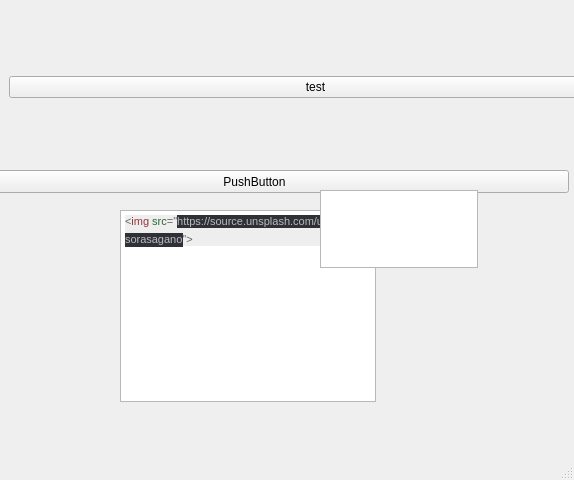
<?xml version="1.0" encoding="UTF-8"?>
<ui version="4.0">
 <class>MainWindow</class>
 <widget class="QMainWindow" name="MainWindow">
  <property name="geometry">
   <rect>
    <x>0</x>
    <y>0</y>
    <width>574</width>
    <height>480</height>
   </rect>
  </property>
  <property name="windowTitle">
   <string>MainWindow</string>
  </property>
  <widget class="QWidget" name="centralwidget">
   <widget class="QWidget" name="verticalLayoutWidget">
    <property name="geometry">
     <rect>
      <x>140</x>
      <y>200</y>
      <width>160</width>
      <height>80</height>
     </rect>
    </property>
    <layout class="QVBoxLayout" name="verticalLayout"/>
   </widget>
   <widget class="QFrame" name="verticalFrame_2">
    <property name="geometry">
     <rect>
      <x>0</x>
      <y>60</y>
      <width>631</width>
      <height>54</height>
     </rect>
    </property>
    <layout class="QVBoxLayout" name="verticalLayout_2">
     <item>
      <widget class="QPushButton" name="pushButton">
       <property name="text">
        <string>test</string>
       </property>
      </widget>
     </item>
    </layout>
   </widget>
   <widget class="QPushButton" name="pushButton_2">
    <property name="geometry">
     <rect>
      <x>-60</x>
      <y>170</y>
      <width>629</width>
      <height>23</height>
     </rect>
    </property>
    <property name="text">
     <string>PushButton</string>
    </property>
   </widget>
   <widget class="QTextBrowser" name="textBrowser">
    <property name="geometry">
     <rect>
      <x>320</x>
      <y>190</y>
      <width>158</width>
      <height>78</height>
     </rect>
    </property>
   </widget>
   <widget class="QTextBrowser" name="textBrowser_2">
    <property name="geometry">
     <rect>
      <x>120</x>
      <y>210</y>
      <width>256</width>
      <height>192</height>
     </rect>
    </property>
    <property name="html">
     <string>&lt;!DOCTYPE HTML PUBLIC &quot;-//W3C//DTD HTML 4.0//EN&quot; &quot;http://www.w3.org/TR/REC-html40/strict.dtd&quot;&gt;
&lt;html&gt;&lt;head&gt;&lt;meta name=&quot;qrichtext&quot; content=&quot;1&quot; /&gt;&lt;style type=&quot;text/css&quot;&gt;
p, li { white-space: pre-wrap; }
&lt;/style&gt;&lt;/head&gt;&lt;body style=&quot; font-family:'MS Shell Dlg 2'; font-size:8.25pt; font-weight:400; font-style:normal;&quot;&gt;
&lt;p style=&quot; margin-top:0px; margin-bottom:24px; margin-left:0px; margin-right:0px; -qt-block-indent:0; text-indent:0px; line-height:140%; background-color:#eeeeee;&quot;&gt;&lt;span style=&quot; font-family:'consolas','Liberation Mono','courier','monospace'; font-size:8pt; color:#626262; background-color:transparent;&quot;&gt;&amp;lt;&lt;/span&gt;&lt;span style=&quot; font-family:'consolas','Liberation Mono','courier','monospace'; font-size:8pt; color:#95353a; background-color:transparent;&quot;&gt;img &lt;/span&gt;&lt;span style=&quot; font-family:'consolas','Liberation Mono','courier','monospace'; font-size:8pt; color:#276738; background-color:transparent;&quot;&gt;src&lt;/span&gt;&lt;span style=&quot; font-family:'consolas','Liberation Mono','courier','monospace'; font-size:8pt; color:#626262; background-color:transparent;&quot;&gt;=&amp;quot;&lt;/span&gt;&lt;span style=&quot; font-family:'Consolas','Andale Mono WT','Andale Mono','Lucida Console','Lucida Sans Typewriter','DejaVu Sans Mono','Bitstream Vera Sans Mono','Liberation Mono','Nimbus Mono L','Monaco','Courier New','Courier','monospace'; font-size:8pt; color:#b9bbbe; background-color:#2f3136;&quot;&gt;https://source.unsplash.com/user/sorasagano&lt;/span&gt;&lt;span style=&quot; font-family:'consolas','Liberation Mono','courier','monospace'; font-size:8pt; color:#626262; background-color:transparent;&quot;&gt;&amp;quot;&amp;gt;&lt;/span&gt;&lt;/p&gt;&lt;/body&gt;&lt;/html&gt;</string>
    </property>
   </widget>
   <zorder>textBrowser_2</zorder>
   <zorder>verticalLayoutWidget</zorder>
   <zorder>verticalFrame_2</zorder>
   <zorder>pushButton_2</zorder>
   <zorder>textBrowser</zorder>
  </widget>
  <widget class="QMenuBar" name="menubar">
   <property name="geometry">
    <rect>
     <x>0</x>
     <y>0</y>
     <width>574</width>
     <height>21</height>
    </rect>
   </property>
  </widget>
  <widget class="QStatusBar" name="statusbar"/>
 </widget>
 <resources/>
 <connections/>
</ui>
